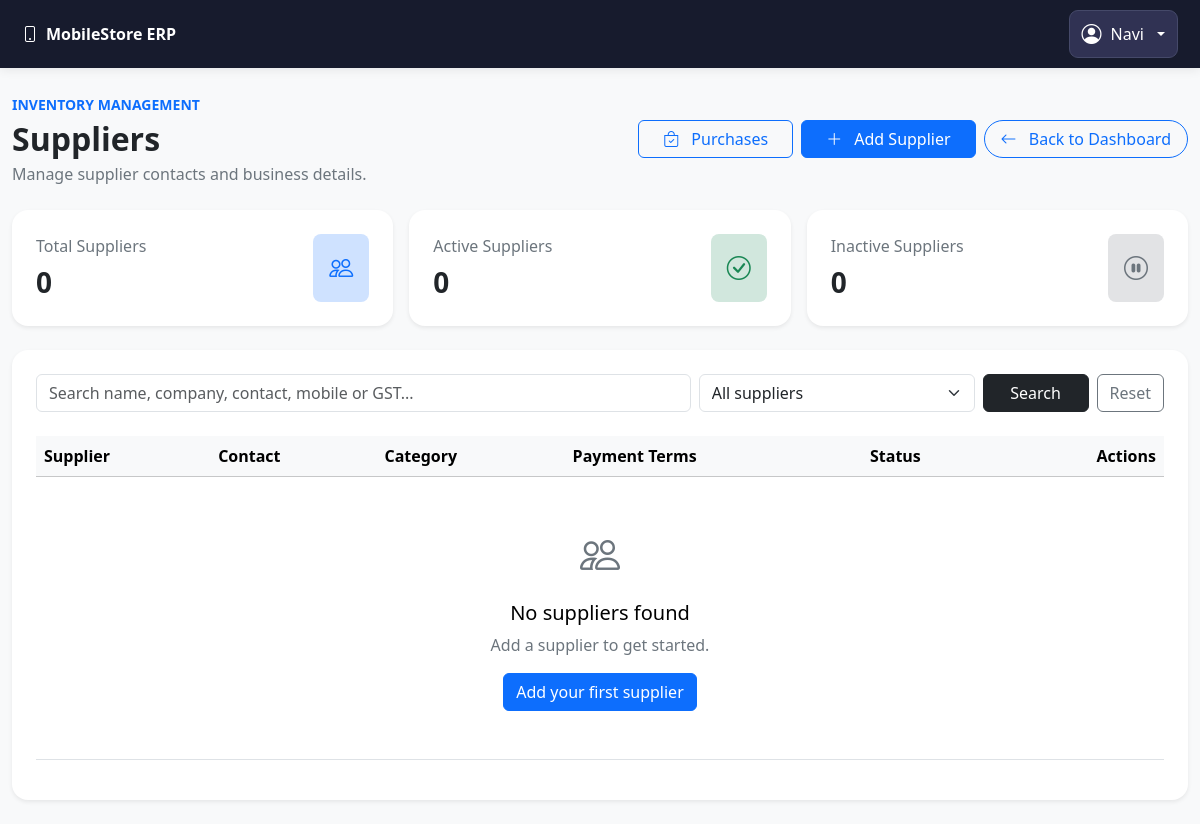
Page /suppliers (signed in) on the earlier database version.
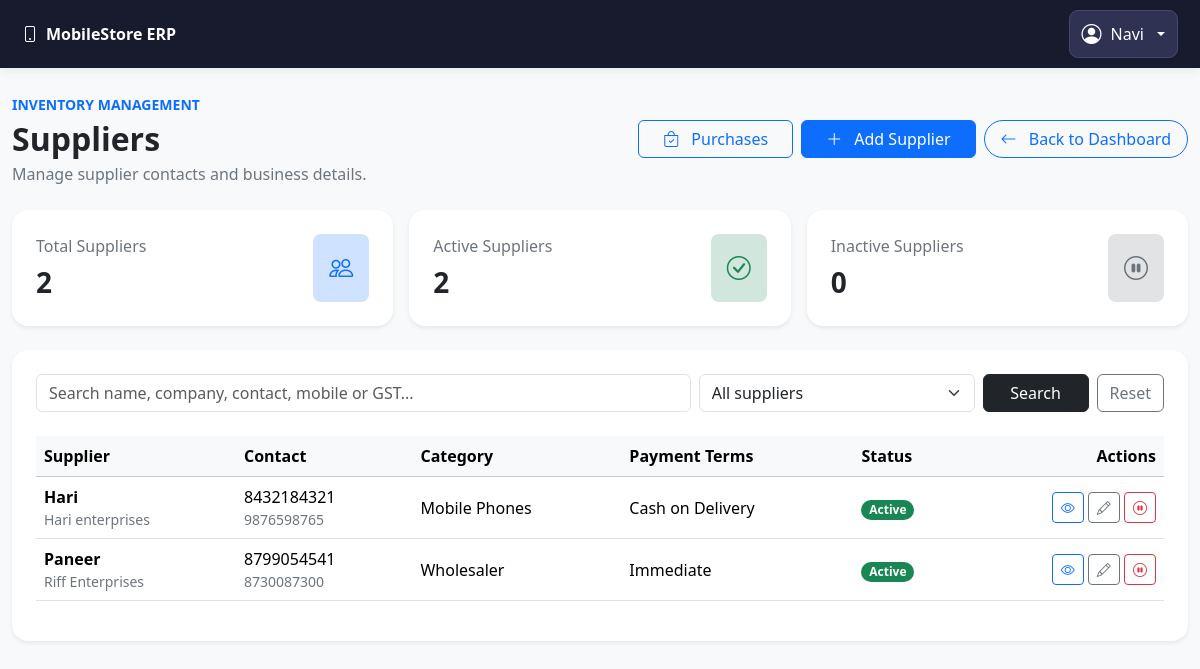
Same page on the later database version.
### models.py (models this page shows, shortened)
class TimestampMixin:
    created_at = db.Column(db.DateTime(timezone=True), default=utc_now, nullable=False)
    updated_at = db.Column(
        db.DateTime(timezone=True), default=utc_now, onupdate=utc_now, nullable=False
    )

class User(UserMixin, TimestampMixin, db.Model):
    __tablename__ = "users"
    id = db.Column(db.Integer, primary_key=True)
    username = db.Column(db.String(80), unique=True, nullable=False, index=True)
    full_name = db.Column(db.String(150), nullable=False)
    password_hash = db.Column(db.String(255), nullable=False)
    role = db.Column(db.String(20), nullable=False, default="cashier")
    is_active = db.Column(db.Boolean, default=True, nullable=False)

class Supplier(TimestampMixin, db.Model):
    __tablename__ = "suppliers"
    id = db.Column(db.Integer, primary_key=True)
    name = db.Column(db.String(150), nullable=False, index=True)
    company_name = db.Column(db.String(150))
    contact_person = db.Column(db.String(100))
    phone = db.Column(db.String(20))
    mobile_number_2 = db.Column(db.String(20))
    email = db.Column(db.String(150))
    address = db.Column(db.Text)
    gst_number = db.Column(db.String(30))
    supplier_category = db.Column(db.String(80))
    payment_terms = db.Column(db.String(50))
    delivery_lead_time = db.Column(db.Integer, default=0)
    notes = db.Column(db.Text)
    is_active = db.Column(
        db.Boolean,
        default=True,
        nullable=False,
    )

### app.py (the view, shortened to what this page needs)
    @app.route("/suppliers")
    @login_required
    def suppliers_list():
        search = request.args.get("search", "").strip()
        status = request.args.get("status", "all").strip().lower()
        query = Supplier.query
        if status == "active":
            query = query.filter(Supplier.is_active.is_(True))
        elif status == "inactive":
            query = query.filter(Supplier.is_active.is_(False))
        suppliers = query.order_by(Supplier.name.asc()).all()
        return render_template(
            "suppliers/list.html",
            suppliers=suppliers,
            search=search,
            status=status,
            total_suppliers=Supplier.query.count(),
            active_suppliers=Supplier.query.filter_by(is_active=True).count(),
            inactive_suppliers=Supplier.query.filter_by(is_active=False).count(),
        )

### templates/Suppliers/List.html (shortened to what this page needs)
{% extends "base.html" %}
{% block content %}
<div class="container-fluid py-4">
<div class="d-flex flex-wrap justify-content-between align-items-center gap-3 mb-4">
    <div>
        <span class="text-primary fw-semibold small">INVENTORY MANAGEMENT</span>
        <h2 class="fw-bold mt-1 mb-1">Suppliers</h2>
        <p class="text-secondary mb-0">
            Manage supplier contacts and business details.
        </p>
    </div>
    <div class="d-flex flex-wrap gap-2">
        <a href="{{ url_for('purchase_list') }}"
           class="btn btn-outline-primary px-4">
            <i class="bi bi-bag-check me-2"></i>
            Purchases
        </a>
        <a href="{{ url_for('supplier_create') }}"
           class="btn btn-primary px-4">
            <i class="bi bi-plus-lg me-2"></i>
            Add Supplier
        </a>
        <a href="{{ url_for('dashboard_page') }}"
       class="btn btn-outline-primary rounded-pill px-3">
        <i class="bi bi-arrow-left me-2"></i>
        Back to Dashboard
    </a>
    </div>
</div>
    <div class="row g-3 mb-4">
        <div class="col-sm-6 col-xl-4">
            <div class="card border-0 shadow-sm rounded-4 h-100">
                <div class="card-body p-4">
                    <div class="d-flex justify-content-between">
                        <div>
                            <p class="text-secondary mb-2">Total Suppliers</p>
                            <h3 class="fw-bold mb-0">{{ total_suppliers }}</h3>
                        </div>
                        <div class="rounded-3 bg-primary-subtle text-primary p-3">
                            <i class="bi bi-people fs-4"></i>
                        </div>
                    </div>
                </div>
            </div>
        </div>
        <div class="col-sm-6 col-xl-4">
            <div class="card border-0 shadow-sm rounded-4 h-100">
                <div class="card-body p-4">
                    <div class="d-flex justify-content-between">
                        <div>
                            <p class="text-secondary mb-2">Active Suppliers</p>
                            <h3 class="fw-bold mb-0">{{ active_suppliers }}</h3>
                        </div>
                        <div class="rounded-3 bg-success-subtle text-success p-3">
                            <i class="bi bi-check-circle fs-4"></i>
                        </div>
                    </div>
                </div>
            </div>
        </div>
        <div class="col-sm-6 col-xl-4">
            <div class="card border-0 shadow-sm rounded-4 h-100">
                <div class="card-body p-4">
                    <div class="d-flex justify-content-between">
                        <div>
                            <p class="text-secondary mb-2">Inactive Suppliers</p>
                            <h3 class="fw-bold mb-0">{{ inactive_suppliers }}</h3>
                        </div>
                        <div class="rounded-3 bg-secondary-subtle text-secondary p-3">
                            <i class="bi bi-pause-circle fs-4"></i>
                        </div>
                    </div>
                </div>
            </div>
        </div>
    </div>
    <div class="card border-0 shadow-sm rounded-4">
        <div class="card-body p-3 p-lg-4">
            <form method="GET" class="row g-2 mb-4">
                <div class="col-lg-7">
                    <input type="search" name="search" class="form-control"
                           value="{{ search }}"
                           placeholder="Search name, company, contact, mobile or GST...">
                </div>
                <div class="col-sm-8 col-lg-3">
                    <select name="status" class="form-select">
                        <option value="all" {% if status == 'all' %}selected{% endif %}>All suppliers</option>
                    </select>
                </div>
                <div class="col-sm-4 col-lg-2 d-flex gap-2">
                    <button type="submit" class="btn btn-dark flex-grow-1">Search</button>
                    <a href="{{ url_for('suppliers_list') }}"
                       class="btn btn-outline-secondary">Reset</a>
                </div>
            </form>
            <div class="table-responsive">
                <table class="table table-hover align-middle">
                    <thead class="table-light">
                        <tr>
                            <th>Supplier</th>
                            <th>Contact</th>
                            <th>Category</th>
                            <th>Payment Terms</th>
                            <th>Status</th>
                            <th class="text-end">Actions</th>
                        </tr>
                    </thead>
                    <tbody>
                    {% for supplier in suppliers %}
                        <tr>
                            <td>
                                <div class="fw-semibold">{{ supplier.name }}</div>
                                <div class="small text-secondary">
                                    {{ supplier.company_name or 'Company not specified' }}
                                </div>
                            </td>
                            <td>
                                <div>{{ supplier.phone or '-' }}</div>
                                {% if supplier.mobile_number_2 %}
                                    <div class="small text-secondary">
                                        {{ supplier.mobile_number_2 }}
                                    </div>
                                {% endif %}
                            </td>
                            <td>{{ supplier.supplier_category or '-' }}</td>
                            <td>{{ supplier.payment_terms or '-' }}</td>
                            <td>
                                {% if supplier.is_active %}
                                    <span class="badge rounded-pill text-bg-success">Active</span>
                                {% else %}
                                    <span class="badge rounded-pill text-bg-secondary">Inactive</span>
                                {% endif %}
                            </td>
                            <td class="text-end text-nowrap">
                                <a href="{{ url_for('supplier_detail', supplier_id=supplier.id) }}"
                                   class="btn btn-sm btn-outline-primary" title="View">
                                    <i class="bi bi-eye"></i>
                                </a>
                                <a href="{{ url_for('supplier_edit', supplier_id=supplier.id) }}"
                                   class="btn btn-sm btn-outline-secondary" title="Edit">
                                    <i class="bi bi-pencil"></i>
                                </a>
                                <form method="POST"
                                      action="{{ url_for('supplier_toggle_status', supplier_id=supplier.id) }}"
                                      class="d-inline"
                                      onsubmit="return confirm('Change this supplier status?');">
                                    {% if supplier.is_active %}
                                        <button class="btn btn-sm btn-outline-danger" title="Deactivate">
                                            <i class="bi bi-pause-circle"></i>
                                        </button>
                                    {% else %}
                                        <button class="btn btn-sm btn-outline-success" title="Activate">
                                            <i class="bi bi-play-circle"></i>
                                        </button>
                                    {% endif %}
                                </form>
                            </td>
                        </tr>
                    {% else %}
                        <tr>
                            <td colspan="6" class="text-center py-5">
                                <i class="bi bi-people fs-1 text-secondary"></i>
                                <h5 class="mt-3">No suppliers found</h5>
                                <p class="text-secondary">Add a supplier to get started.</p>
                                <a href="{{ url_for('supplier_create') }}" class="btn btn-primary">
                                    Add your first supplier
                                </a>
                            </td>
                        </tr>
                    {% endfor %}
                    </tbody>
                </table>
            </div>
        </div>
    </div>
</div>
{% endblock %}

### templates/base.html (shortened to what this page needs)
<!DOCTYPE html>
<html lang="en">
<head>
    <link
        href="https://cdn.jsdelivr.net/npm/bootstrap@5.3.3/dist/css/bootstrap.min.css"
        rel="stylesheet">
    <link
        href="https://cdn.jsdelivr.net/npm/bootstrap-icons@1.11.3/font/bootstrap-icons.min.css"
        rel="stylesheet">
</head>
<body class="bg-light">
    {% if current_user.is_authenticated %}
    <nav class="navbar app-navbar">
        <div class="container-fluid px-0">
            <a class="app-brand" href="{{ url_for('dashboard_page') }}">
                <i class="bi bi-phone me-2"></i>MobileStore ERP
            </a>
            <div class="dropdown">
                <button
                    class="btn account-button dropdown-toggle"
                    type="button"
                    id="accountDropdown"
                    data-bs-toggle="dropdown"
                    aria-expanded="false">
                    <i class="bi bi-person-circle fs-5"></i>
                    <span class="account-name">
                        {{ current_user.full_name or current_user.username }}
                    </span>
                </button>
            </div>
        </div>
    </nav>
    {% endif %}
    {% block content %}{% endblock %}
</body>
</html>

### templates/base.html (style rules this page uses)
.app-navbar { background: #171b2d; padding: 10px 22px; box-shadow: 0 2px 10px rgba(0, 0, 0, .08); }
.app-brand { color: #fff; font-weight: 750; text-decoration: none; }
.account-button { display: inline-flex; align-items: center; gap: 9px; padding: 8px 12px; color: #fff; background: #303253; border: 1px solid #454969; border-radius: 9px; }

Differences in the rows shown:
added Supplier: name "Hari", company_name "Hari enterprises", phone "8432184321", mobile_number_2 "9876598765", supplier_category "Mobile Phones", payment_terms "Cash on Delivery", is_active "Active"
added Supplier: name "Paneer", company_name "Riff Enterprises", phone "8799054541", mobile_number_2 "8730087300", supplier_category "Wholesaler", payment_terms "Immediate", is_active "Active"
Other differences:
{{ total_suppliers }}: "0" → "2"
{{ active_suppliers }}: "0" → "2"
text no longer shown: "No suppliers found Add a supplier to get started. Add your first supplier"
